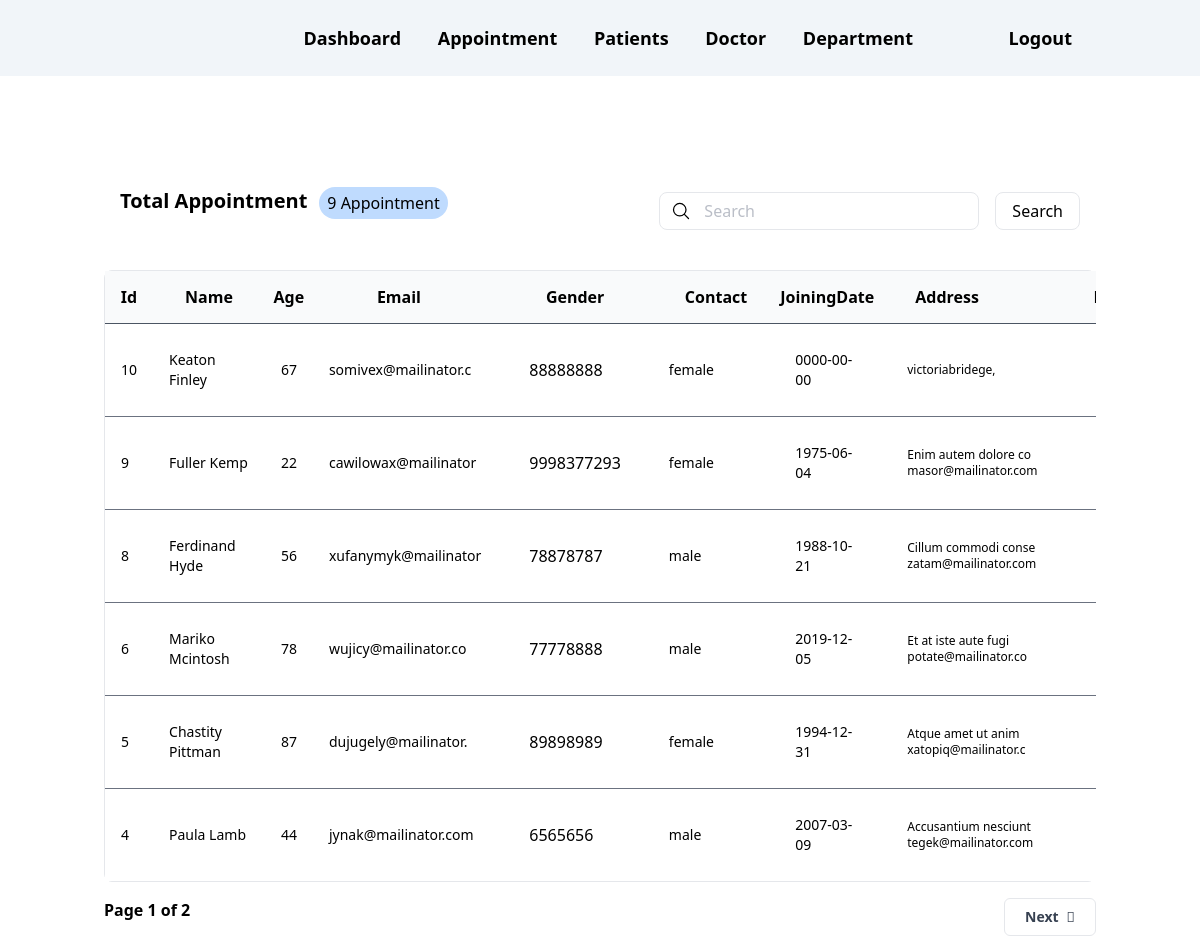
Screenshot of /appointment/index.php with the database file from the repository.
### tables this page shows
CREATE TABLE `appointment` (
  `id` int(20) NOT NULL,
  `fullname` varchar(20) NOT NULL,
  `age` varchar(20) NOT NULL,
  `email` varchar(20) NOT NULL,
  `gender` varchar(20) NOT NULL,
  `contact` varchar(20) NOT NULL,
  `date` date NOT NULL,
  `address` varchar(20) NOT NULL,
  `city` varchar(20) NOT NULL,
  `country` varchar(20) NOT NULL,
  `postal` varchar(20) NOT NULL,
  `diseases` varchar(20) NOT NULL
);

### lib/db.php (called while the page is built, shortened)
<?php
 class db
{
  public $conn;
  public $host = "localhost";
  public $user = "root";
  public $password = "";
  public $dbname = 'mvcdata';
  public $table_name = '';
  public function __construct()
  {
    $this->conn = new mysqli($this->host, $this->user, $this->password, $this->dbname);
  }
  public  function total()
  {
    $total= $this->conn->query("SELECT * FROM $this->table_name")->fetch_all(MYSQLI_ASSOC);
    return count($total);
  }
  public function paginate($page_no = 1, $limit = 5, $search = '')
  {
    $total_records = $this->total();
    $total_pages = ceil($total_records / $limit);
    $start_from = ($page_no - 1) * $limit;
    $rows = $this->conn->query("SELECT * FROM $this->table_name WHERE fullname LIKE '%$search%'	ORDER BY id DESC LIMIT  $start_from, $limit")->fetch_all(MYSQLI_ASSOC);
    $data = [
      'page_no' => $page_no,
      'total' => $total_records,
      'total_pages' => $total_pages,
      'users' => $rows
    ];
    return $data;
  }
}

### lib/helper.php (called while the page is built, shortened)
<?php
require_once 'db.php';
function set_url($link)
{
  $actual_link = (empty($_SERVER['HTTPS']) ? 'http' : 'https') . "://$_SERVER[HTTP_HOST]$_SERVER[SCRIPT_NAME]?" . $link;
  return $actual_link;
}

### appointment/index.php (the view, shortened to what this page needs)
<?php
 require_once '../lib/db.php';
 require_once '../lib/helper.php';
 require_once '../layout/header.php';
 $db = new db();
 $db->table_name ='appointment' ;
 $search = isset($_POST['search']) ? $_POST['search'] : '';
 $page = isset($_GET['page']) ? $_GET['page'] : 1;
 $data =  $db->paginate($page, 6, $search);
 extract($data);
 ?>
<div class="sm:flex sm:items-center sm:justify-between ">
  <div class="ml-4">
    <div class="flex  gap-x-3">
      <h2 class="text-xl font-semibold ">Total Appointment</h2>
      <span class="px-2 py-1 text-xm  bg-blue-200 rounded-full">
        <?= $total ?> Appointment</span>
    </div>
  </div>
  <div class="flex items-center mt-4 gap-x-3">
    <form class="flex items-center" action="<?= set_url('') ?>" method="post">
      <span class="absolute">
        <svg xmlns="http://www.w3.org/2000/svg" fill="none" viewBox="0 0 24 24" stroke-width="1.5" stroke="currentColor" class="w-5 h-5 mx-3 text-black">
          <path stroke-linecap="round" stroke-linejoin="round" d="M21 21l-5.197-5.197m0 0A7.5 7.5 0 105.196 5.196a7.5 7.5 0 0010.607 10.607z" />
        </svg>
      </span>
      <input type="text" placeholder="Search" name="search" class="block w-full py-1.5 pr-5 text-gray-700 bg-white border border-gray-200 rounded-lg md:w-80 placeholder-gray-400/70 pl-11 rtl:pr-11 rtl:pl-5 dark:bg-gray-900 dark:text-gray-300 dark:border-gray-600 focus:border-blue-400 dark:focus:border-blue-300 focus:ring-blue-300 focus:outline-none focus:ring focus:ring-opacity-40">
      <button class="mx-4 border py-1.5 px-4 rounded-lg" type="submit">Search</button>
    </form>
  </div>
</div>
<div class="flex flex-col mt-10">
  <div class=" overflow-x-auto">
    <div class="">
      <div class="border border-gray-200 md:rounded-lg">
        <table class="min-w-full divide-y divide-gray-600 ">
          <thead class="bg-gray-50">
            <tr>
              <th scope="col" class="py-3.5 font-bold   text-black">Id</th>
              <th scope="col" class="py-3.5 font-bold  text-left px-8 text-black">Name</th>
              <th scope="col" class="py-3.5 font-bold   text-black"> Age </th>
              <th scope="col" class="py-3.5 text-black text-left px-16"> Email </th>
              <th scope="col" class="py-3.5 font-bold   text-black">  Gender </th>
              <th scope="col" class=" py-3.5 font-bold   text-black text-left px-8">Contact</th>
              <th scope="col" class="py-3.5 font-bold  text-black">  JoiningDate </th>
              <th scope="col" class="py-3.5  text-black text-left px-10"> Address </th>
              <th scope="col" class="py-3.5 font-bold   text-black text-left px-6">Diseases</th>
            </tr>
          </thead>
          <tbody class="bg-white divide-y divide-gray-500">
            <?php foreach ($users as $user) : ?>
              <tr>
                <td class="px-4 py-4 text-sm font-medium text-black"><?= $user['id'] ?></td>
                <td class="px-4 py-4 text-sm font-medium text-black"><?= $user['fullname'] ?></td>
                <td class="px-4 py-4 text-sm font-medium text-black"><?= $user['age'] ?></td>
                <td class="px-4 py-4 text-sm font-medium text-black"><?= $user['email'] ?></td>
                <td class="text-black px-8 py-4"> <?= $user['contact'] ?></td>
                <td class="px-4 py-4 text-sm font-medium text-black"><?= $user['gender'] ?></td>
                <td class="px-4 py-4 text-sm font-medium text-black"><?= $user['date'] ?></td>
                <td class="px-8 py-4 text-sm  font-medium ">
                <p class="text-xs">
                 <?= $user['address'] ?><br>
                 <?= $user['city'] ?>
               </p>
               </td>
                <td class="text-black px-8 py-4"><p class="text-sm"><?= $user['diseases'] ?> </p></td>
              </tr>
            <?php endforeach; ?>
          </tbody>
        </table>
      </div>
    </div>
  </div>
</div>
<div class="mt-4 sm:flex sm:justify-between ">
  <div class="font-bold">
    Page <span class=""><?= $page_no ?> of <?= $total_pages ?></span>
  </div>
  <div class="flex sm:mt-0">
    <?php if ($total_pages - $page_no > 0) : ?>
      <a href="<?= set_url('&page=' . $page_no + 1) ?>" class="flex items-center justify-center w-1/2 px-5 py-2 text-sm text-gray-700 capitalize transition-colors duration-200 bg-white border rounded-md sm:w-auto gap-x-2 hover:bg-gray-100 dark:bg-gray-900 dark:text-gray-200 dark:border-gray-700 dark:hover:bg-gray-800">
        <span class="font-semibold">
          Next
        </span>
        <i class="fa-solid fa-arrow-right"></i>
      </a>
    <?php endif ?>
  </div>
</div>
<?php
 require_once '../layout/footer.php';
 ?>

### layout/header.php (shortened to what this page needs)
<!doctype html>
<html>
<head>
  <link rel="stylesheet" href="https://use.fontawesome.com/releases/v5.3.1/css/all.css">
    <script src="https://cdn.tailwindcss.com"></script>
</head>
<body>
  <div class=" bg-slate-100 font-semibold">
    <nav class="container mx-auto flex p-6 justify-between">
      <span>
      </span>
      <span class="space-x-8 text-lg">
        <a href='../dash/dashboard.php'>Dashboard</a>
        <a href="../appointment/index.php">Appointment</a>
        <a href="../patient/index.php">Patients</a>
        <a href="../doctors/index.php">Doctor</a>
        <a href="../department/index.php">Department</a>
      </span>
      <span class="text-lg mr-4">
        <a href="../login/logout.php" class="">Logout</a>
      </span>
    </nav>
  </div>
  <section class="container px-4 mx-auto mt-[100px]">

### layout/footer.php
</section>
</body>
</html>

### rows the page displays
appointment: id "10", fullname "Keaton Finley", age "67", email "somivex@mailinator.c", contact "88888888", gender "female", date "0000-00-00", address "victoriabridege,"
appointment: id "9", fullname "Fuller Kemp", age "22", email "cawilowax@mailinator", contact "9998377293", gender "female", date "1975-06-04", address "Enim autem dolore co", city "masor@mailinator.com"
appointment: id "8", fullname "Ferdinand Hyde", age "56", email "xufanymyk@mailinator", contact "78878787", gender "male", date "1988-10-21", address "Cillum commodi conse", city "zatam@mailinator.com"
appointment: id "6", fullname "Mariko Mcintosh", age "78", email "wujicy@mailinator.co", contact "77778888", gender "male", date "2019-12-05", address "Et at iste aute fugi", city "potate@mailinator.co"
appointment: id "5", fullname "Chastity Pittman", age "87", email "dujugely@mailinator.", contact "89898989", gender "female", date "1994-12-31", address "Atque amet ut anim", city "xatopiq@mailinator.c"
appointment: id "4", fullname "Paula Lamb", age "44", email "jynak@mailinator.com", contact "6565656", gender "male", date "2007-03-09", address "Accusantium nesciunt", city "tegek@mailinator.com"

### other values shown
$total "9"
$page_no "1"
$total_pages "2"
